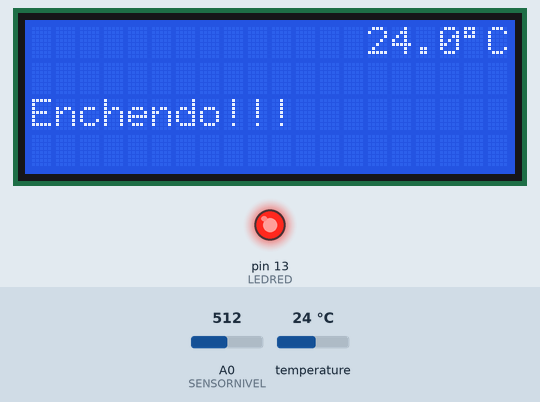
Simulated run of this sketch. Board: Arduino Uno, built with avr-gcc and run on an emulated ATmega328P. On the bench: 20×4 character LCD, output pins drawn as LEDs (lit = HIGH). Inputs (shaded band) come from the test bench; at power-on: A0 (SENSORNIVEL) = 512, temperature 24 °C.

Above: at 1.3 s.
1.4 s: A0 (SENSORNIVEL) set to 590
2.9 s: A0 (SENSORNIVEL) set to 617
At 3.7 s:
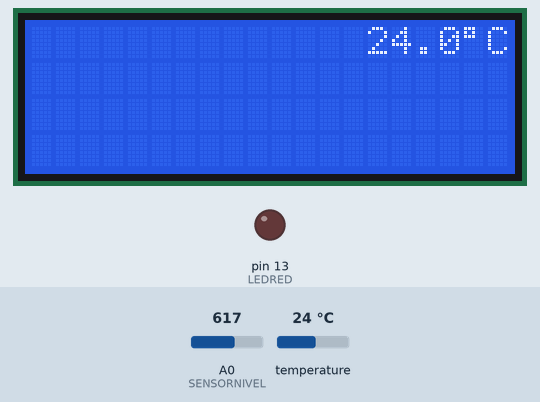
4.4 s: A0 (SENSORNIVEL) set to 792
5.9 s: A0 (SENSORNIVEL) set to 817
At 6.8 s:
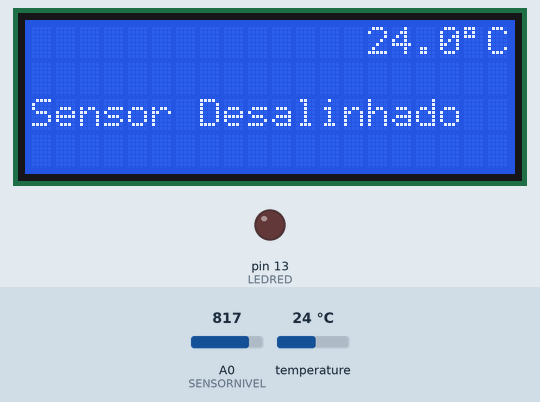
7.8 s: A0 (SENSORNIVEL) set to 511
At 8.6 s:
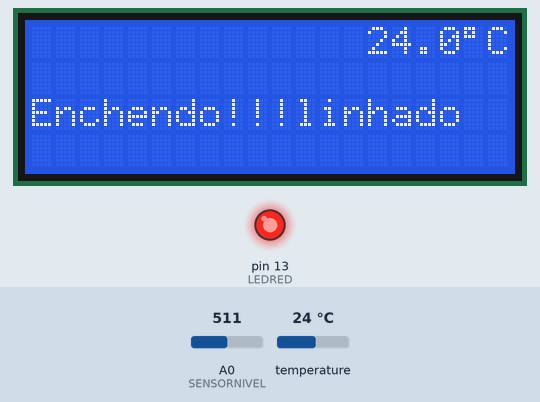
9.4 s: A0 (SENSORNIVEL) set to 610
At 10.6 s:
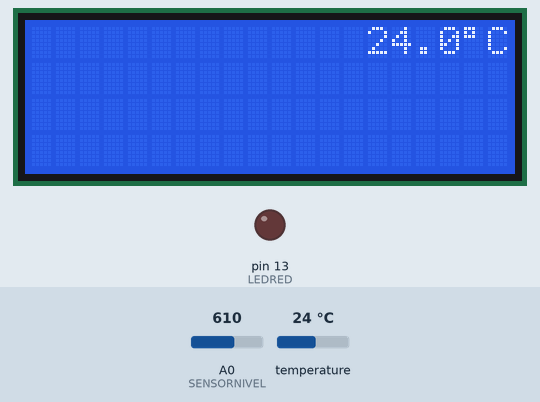
Timing chart, 0 to 11.9 s (numbered marks = the images above; inputs shaded):
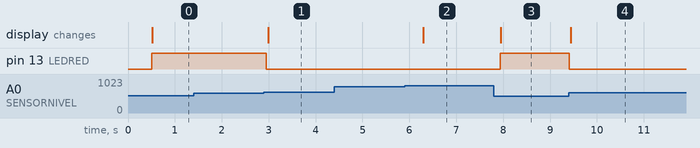

Measured:
- the behaviour switches between 599 and 600 on A0 (SENSORNIVEL) (found by bisection; images 0 and 1)
- the behaviour switches between 800 and 801 on A0 (SENSORNIVEL) (found by bisection; images 1 and 2)
- after the input at 1.4 s, every drawn part: stays the same
- after the input at 2.9 s, pin 13 (LEDRED): HIGH → LOW after 0.05 s; the display: changes after 0.09 s (image 1)
- after the input at 4.4 s, every drawn part: stays the same
- after the input at 5.9 s, the display: changes after 0.40 s (image 2)
- after the input at 7.8 s, pin 13 (LEDRED): LOW → HIGH after 0.14 s; the display: changes after 0.15 s (image 3)
- after the input at 9.4 s, pin 13 (LEDRED): HIGH → LOW at once; the display: changes at once (image 4)

The sketch:

smartATO.ino
```cpp
#include <Wire.h>
#include <OneWire.h>
#include <DallasTemperature.h>
#include <LiquidCrystal_I2C.h>


// DEFINIÇÕES LCD
#define endereco  0x27 // Endereços comuns: 0x27, 0x3F
#define colunas   20
#define linhas    4

// PINOS SENSORES
const int LEDRED = 13;
const int LEDGREEN = 4;
const int LEDBLUE = 5;
const int SENSORNIVEL = A0;
const int SENSORTEMP = 10;

// CONSTANTES
const unsigned long  MIN = 60000;
const unsigned long HORA = 3600000;
const unsigned long DIA = 86400000;
const unsigned long LIMITE = 600;

// armazenará tempo (s) da ult. reposição
unsigned long tempoUltReposicao = 10000;
unsigned long horaUltEnchimento = 1;
bool travada = false;
bool alarmeBomba = false;

//limites de temp.
float limInf = 24.50;
float limSup = 30.00;

// Instanciando LCD
LiquidCrystal_I2C lcd(endereco, colunas, linhas);
//protocolo oneWire
OneWire oneWire(SENSORTEMP);
//Sensor de Temp.
DallasTemperature sensors(&oneWire);
//Armazena endereço Sensore
DeviceAddress sumpTerm, displayTerm;


void setup() {
  //Inicializacao Leitura Sensores
  pinMode (SENSORNIVEL, INPUT);
  pinMode (LEDRED, OUTPUT);

  //Inicializacao LCD
  lcd.init();
  lcd.backlight();
  lcd.clear();
  lcd.setCursor(0, 0);

  //Inicializacao Sensor TEMP
  Serial.begin(115200);
  sensors.begin();
  if (!sensors.getAddress(sumpTerm, 0))
      msgNormal("Sensor do SUMP Não Localizado!", 0, 3);
  //Setando Precisao do sensor
  sensors.setResolution(11);
  //Setando valores de alarm
  setAlarmTemp(limInf, limSup);
  sensors.setAlarmHandler(&alarm);


}


void loop() {
  //apaga LCD
  //lcd.noBacklight();

  // Leitura da TEMP
  sensors.requestTemperatures();
  impTemp(sensors.getTempC(sumpTerm), 14,0);
  sensors.processAlarms();


  //Se houver algum problema na reposicao, suspende.
  if (!alarmeBomba){
    // Leitura Reposição de Agua
    reposicaoAgua();
    alameAbastecimento();
  }

}

void alameAbastecimento(){
  if ((millis() - horaUltEnchimento) > DIA || travada){
    msgNormal("Alarme Bomba.", 0,2);
    alarmeBomba = true;
  }
}


// Trata Reposicao de Agua
void reposicaoAgua(){
  unsigned long tempo = millis();
  bool encheu = false;
  while (analogRead(SENSORNIVEL) < LIMITE && !travada){
    //ativa bomba
    digitalWrite(LEDRED, HIGH);
    encheu = true;
    if ((millis() - tempo) / tempoUltReposicao >= 3){
      //desativa bomba
      digitalWrite(LEDRED, LOW);
      travada = !travada;
      msgNormal("                  ", 0, 2);
    }
   msgNormal("Enchendo!!!", 0, 2);
   //para estabilizar leitura do sensor
   delay(50);
  }
  if (encheu && !travada){
    //atualiza tempo de reposicao
    tempoUltReposicao = millis() - tempo;
    //atualiza a hora da ult. reposicao
    horaUltEnchimento = millis();
    digitalWrite(LEDRED, LOW);
    msgNormal("                  ", 0, 2);
  }

  //Verifica se sensor está alinhado corretamente e limpo
  if (analogRead(SENSORNIVEL) > 800) {
    msgNormal("Sensor Desalinhado", 0, 2);
    }
  else if (analogRead(SENSORNIVEL) > LIMITE) {
    msgNormal("                  ", 0, 2);
    }

}


//Trata Alarme de Temp
void alarm(DeviceAddress deviceAddress){
  float tempC = sensors.getTempC(deviceAddress);
  if (tempC > sensors.getHighAlarmTemp(deviceAddress)) msgNormal("Alarme TEMP. alta", 0, 2);
  else if (tempC < sensors.getLowAlarmTemp(deviceAddress)) msgNormal("Alarme TEMP. baixa", 0, 2);
}


//Configura as temperaturas de Alarme
void setAlarmTemp(int limInf, int limSup){
    //Posso incluir um sensor para o SUMP e outro para DISPLAY
    sensors.getAddress(sumpTerm,0);
    sensors.setLowAlarmTemp(sumpTerm, limInf);
    sensors.setHighAlarmTemp(sumpTerm, limSup);
}


void msgNormal(String msg, int col, int row){
  lcd.setCursor(col, row);
  lcd.print(msg);
}

void msgNormal(float msg, int col, int row){
  lcd.setCursor(col, row);
  lcd.print(msg);
}

void impTemp(float temp, int col, int row){
  lcd.setCursor(col, row);
  lcd.print(temp,1);
  lcd.setCursor(col+4, row);
  lcd.write(223);
  lcd.print("C");
}
```
